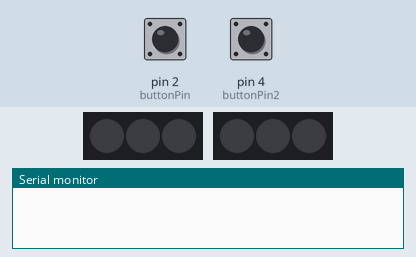
Simulated run of this sketch. Board: Arduino Uno, built with avr-gcc and run on an emulated ATmega328P. On the bench: 2 × 3 RGB LEDs in strip order, left to right, the last lines printed to the serial monitor. The test bench sets the inputs (shaded band); at power-on: pin 2 (buttonPin) LOW, pin 4 (buttonPin2) LOW. Dim RGB values are drawn brighter than linear.

Above: at 1.2 s.
1.3 s: pin 2 (buttonPin) pulled HIGH for 0.15 s
At 2.7 s:
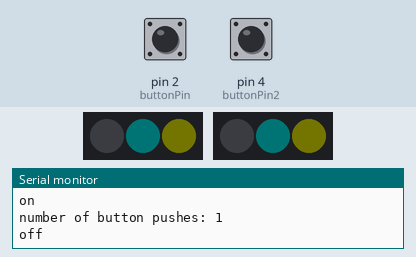
4.4 s: pin 4 (buttonPin2) pulled HIGH for 0.15 s
At 5.1 s:
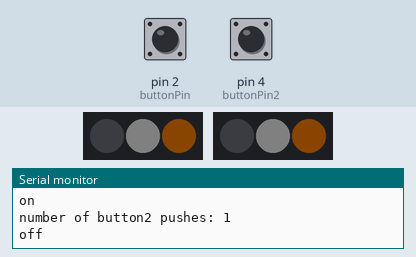
Timing chart, 0 to 7.4 s (numbered marks = the images above; inputs shaded):
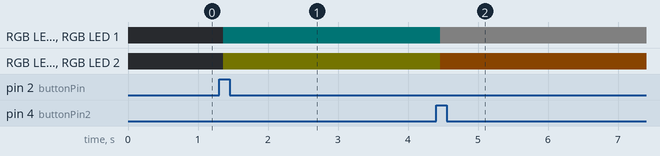

The sketch:

2_buttons_2_lights.ino
```cpp
#include <FastLED.h>
const int  buttonPin = 2;    // the pin that the pushbutton is attached to
const int  buttonPin2 = 4;    // the pin that the pushbutton is attached to
const int ledPin = 13;       // the pin that the LED is attached to
const int ledPin2 = 12;       // the pin that the LED is attached to

#define NUM_LEDS 3
#define NUM_LEDS2 3
CRGB leds[NUM_LEDS];
CRGB leds2[NUM_LEDS2];


// Variables will change:
int buttonPushCounter = 0;   // counter for the number of button presses
int buttonState = 0;         // current state of the button
int lastButtonState = 0;     // previous state of the button

int buttonPushCounter2 = 0;   // counter for the number of button presses
int buttonState2 = 0;         // current state of the button
int lastButtonState2 = 0;     // previous state of the button

void setup() {
  FastLED.addLeds<WS2812, ledPin, GRB>(leds, NUM_LEDS);
  FastLED.addLeds<WS2812, ledPin2, GRB>(leds2, NUM_LEDS2);
  FastLED.setMaxPowerInVoltsAndMilliamps(5, 250);
  FastLED.clear();
  FastLED.show();

  // initialize the button pin as a input:
  pinMode(buttonPin, INPUT);
  // initialize the button pin as a input:
  pinMode(buttonPin2, INPUT);
  // initialize the LED as an output:
  pinMode(ledPin, OUTPUT);
  // initialize the LED as an output:
  pinMode(ledPin2, OUTPUT);
  // initialize serial communication:
  Serial.begin(9600);

}


void loop() {
  // read the pushbutton input pin:
  buttonState = digitalRead(buttonPin);
  buttonState2 = digitalRead(buttonPin2);
  // compare the buttonState to its previous state
  if (buttonState != lastButtonState) {
    // if the state has changed, increment the counter
    if (buttonState == HIGH) {
      // if the current state is HIGH then the button went from off to on:
      buttonPushCounter++;
      Serial.println("on");
      Serial.print("number of button pushes: ");
      Serial.println(buttonPushCounter);
    } else {
      // if the current state is LOW then the button went from on to off:
      Serial.println("off");
    }
    // Delay a little bit to avoid bouncing
    delay(50);
  }
  // save the current state as the last state, for next time through the loop
  lastButtonState = buttonState;

  if (buttonState2 != lastButtonState2) {
    // if the state has changed, increment the counter
    if (buttonState2 == HIGH) {
      // if the current state is HIGH then the button went from off to on:
      buttonPushCounter2++;
      Serial.println("on");
      Serial.print("number of button2 pushes: ");
      Serial.println(buttonPushCounter2);
    } else {
      // if the current state is LOW then the button went from on to off:
      Serial.println("off");
    }
    // Delay a little bit to avoid bouncing
    delay(50);
  }
  // save the current state as the last state, for next time through the loop
  lastButtonState2 = buttonState2;

  // turns on the LED every four button pushes by checking the modulo of the
  // button push counter. the modulo function gives you the remainder of the
  // division of two numbers:
  if (buttonPushCounter + buttonPushCounter2 == 0) {
    digitalWrite(ledPin2, HIGH);
    digitalWrite(ledPin, LOW);

    for (int i=1; i<NUM_LEDS; i++){
      leds[i] = CRGB(128,128,0);
      FastLED.setBrightness(5*i);  //if so, change the state of the LED.  Uses a neat trick to change the state
      FastLED.show();
    }
    for (int i=1; i<NUM_LEDS2; i++){
      leds2[i] = CRGB(0,0,0);
      FastLED.setBrightness(0);  //if so, change the state of the LED.  Uses a neat trick to change the state
      FastLED.show();
    }
  }
  else {
    if (buttonPushCounter + buttonPushCounter2 == 1) {
      digitalWrite(ledPin, HIGH);
      for (int i=1; i<NUM_LEDS; i++){
        leds[i] = CRGB(255 - 128*i, 128, 128*i );
        FastLED.setBrightness(0.5*i);  //if so, change the state of the LED.  Uses a neat trick to change the state
        FastLED.show();
      }

      digitalWrite(ledPin2, HIGH);
      for (int i=1; i<NUM_LEDS2; i++){
        leds2[i] = CRGB(255 - 128*i, 128, 128*i );
        FastLED.setBrightness(0.5*i);  //if so, change the state of the LED.  Uses a neat trick to change the state
        FastLED.show();
      }
    }
    else {
      digitalWrite(ledPin, HIGH);
      for (int i=1; i<NUM_LEDS; i++){
        leds[i] = CRGB(255 - 128*i, 128, 128*i );
        FastLED.setBrightness(5*i);  //if so, change the state of the LED.  Uses a neat trick to change the state
        FastLED.show();
      }

      digitalWrite(ledPin2, HIGH);
      for (int i=1; i<NUM_LEDS2; i++){
        leds2[i] = CRGB(255 - 128*i, 128, 128*i );
        FastLED.setBrightness(5*i);  //if so, change the state of the LED.  Uses a neat trick to change the state
        FastLED.show();
      }
    }
  }

}
```
